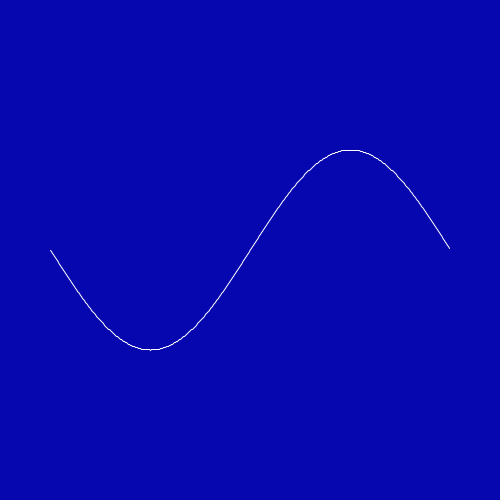
Frame 1 (no input)
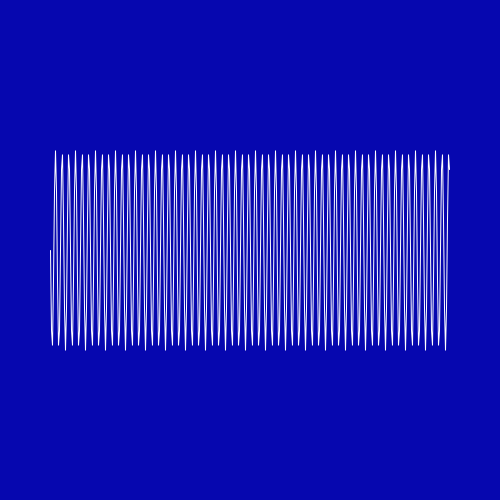
Frame 60 (the mouse pressed at the canvas centre just before this capture)
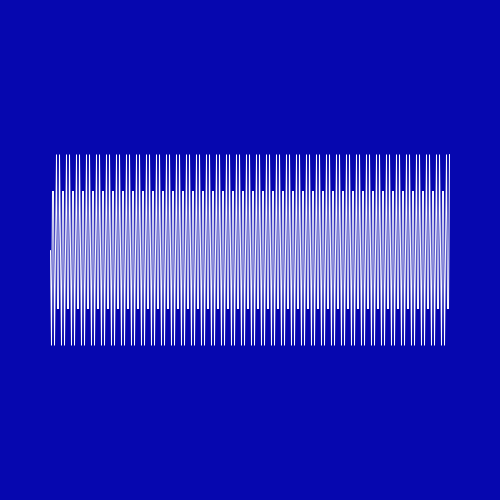
Frame 120 (the mouse held since frame 60 and released just before this capture)

The Processing sketch that drew these frames (run headless with seeded random() and noise(); from frame 60 on, the mouse is pressed at the canvas centre):

// Processing sketch: sketch_10112017
// ── sketch_10112017.pde
int pointCount;
int freq = 1;
float phi = 0;
float angle;
float x,y;

void setup(){
  size(500,500);
  smooth();
  stroke(255);
  noFill();
}

void draw(){
  background(6,7,175);
  pointCount = 400;
  translate(50, height/2);
  
  beginShape();
    for(int i = 0; i < pointCount; i++){
      angle = map(i, 0, pointCount, 0, TWO_PI);
      y = sin(angle*freq + radians(phi));
      y = y * 100;
      vertex(i,y);
    }
  endShape();
  freq++;
}
